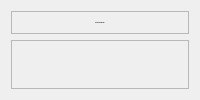
            <widget class="QWidget" name="data_pada_estate">
             <layout class="QVBoxLayout" name="verticalLayout_17">
              <item>
               <widget class="QFrame" name="frame_24">
                <property name="frameShape">
                 <enum>QFrame::StyledPanel</enum>
                </property>
                <property name="frameShadow">
                 <enum>QFrame::Raised</enum>
                </property>
                <layout class="QVBoxLayout" name="verticalLayout_16">
                 <item alignment="Qt::AlignTop">
                  <widget class="QLabel" name="label_12">
                   <property name="font">
                    <font>
                     <family>poppins</family>
                     <pointsize>-1</pointsize>
                     <weight>75</weight>
                     <bold>true</bold>
                    </font>
                   </property>
                   <property name="text">
                    <string>DATA PADA ESTATE</string>
                   </property>
                   <property name="alignment">
                    <set>Qt::AlignCenter</set>
                   </property>
                  </widget>
                 </item>
                </layout>
               </widget>
              </item>
              <item>
               <widget class="QFrame" name="frame_23">
                <property name="sizePolicy">
                 <sizepolicy hsizetype="Preferred" vsizetype="Expanding">
                  <horstretch>0</horstretch>
                  <verstretch>0</verstretch>
                 </sizepolicy>
                </property>
                <property name="frameShape">
                 <enum>QFrame::StyledPanel</enum>
                </property>
                <property name="frameShadow">
                 <enum>QFrame::Raised</enum>
                </property>
                <layout class="QGridLayout" name="gridLayout_4"/>
               </widget>
              </item>
             </layout>
            </widget>
